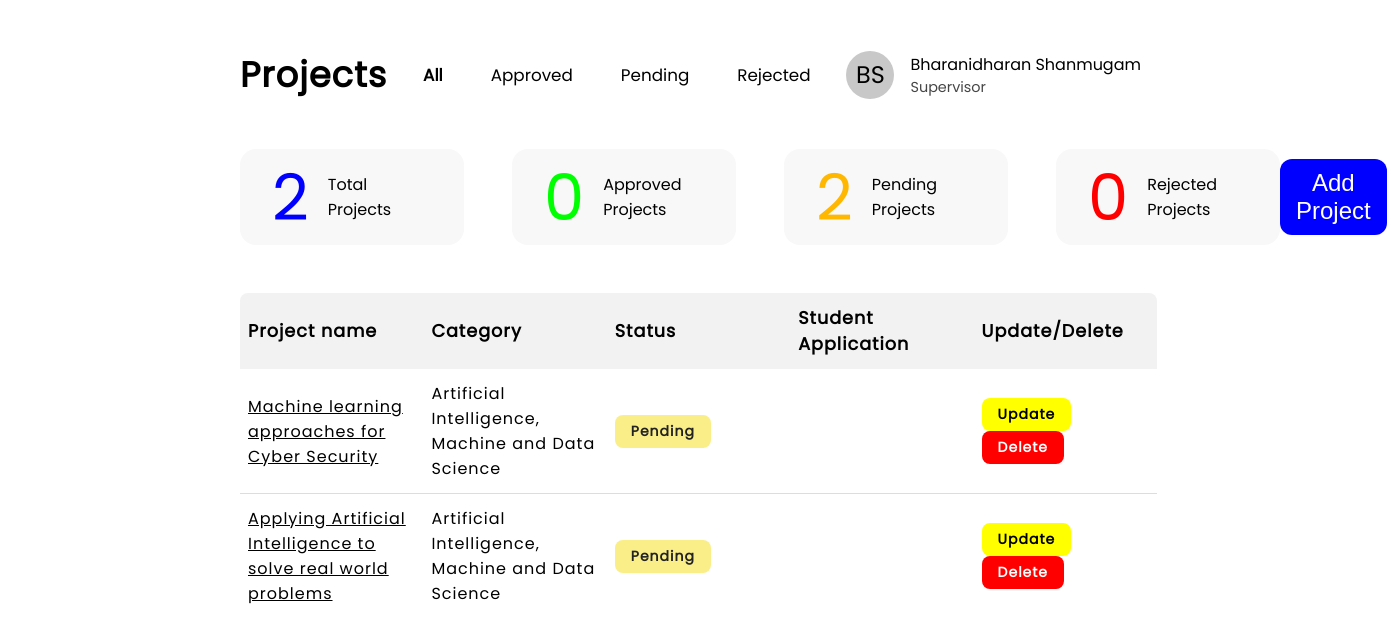
The app's page /supervisor/ (signed in) with its own data.
### core/models.py (models this page shows, shortened)
class CustomUser(AbstractUser):
    username = None
    email = models.EmailField(unique=True)
    is_student = models.BooleanField(default=False)
    is_coordinator = models.BooleanField(default=False)
    is_supervisor = models.BooleanField(default=False)
    has_joined_group = models.BooleanField(default=False)
    USERNAME_FIELD = "email"
    REQUIRED_FIELDS = []
    objects = CustomUserManger()
    def __str__(self):
        return f'{self.first_name} {self.last_name}'
    def get_role(self):
        if self.is_student:
            return "Student"
        elif self.is_coordinator:
            return "Coordinator"
        elif self.is_supervisor:
            return "Supervisor"

class Category(models.Model):
    title = models.CharField(max_length=255)

class Project(models.Model):
    topic_number = models.AutoField(primary_key=True)
    title = models.CharField(max_length=1024)
    description = models.TextField()
    supervisor = models.ForeignKey(CustomUser, on_delete=models.CASCADE)
    available_for = models.ManyToManyField(AvailableFor)
    categories = models.ManyToManyField(Category)
    fields_of_research = models.ManyToManyField(FieldResearch)
    is_approved = models.BooleanField(default=False)
    is_rejected = models.BooleanField(default=False)
    is_application_selected = models.BooleanField(default=False)

### core/views.py (the view)
# urls.py: path('supervisor/', supervisor_page, name='supervisor'),
@login_required
def supervisor_page(request):
    if request.user.is_supervisor:
        template = loader.get_template('supervisor_page.html')
        projects = Project.objects.filter(supervisor=request.user)
        project_list = []
        for project in projects:
            categories = [
                category.title for category in project.categories.all()]
            fields_of_research = [
                field.title for field in project.fields_of_research.all()]
            available_for = [
                available.title for available in project.available_for.all()]
            total_application_count = 0
            if project.is_approved:
                total_application_count = len(
                    ProjectGroup.objects.filter(applied_project=project))
            project_list.append({
                'id': project.pk,
                'title': project.title,
                'description': project.description,
                'categories': categories,
                'fields_of_research': fields_of_research,
                'available_for': available_for,
                'is_approved': project.is_approved,
                'is_rejected': project.is_rejected,
                "total_application_count": total_application_count
            })
        context = {
            'project_list': project_list
        }
        print(context)
        return HttpResponse(template.render(context=context, request=request))
    else:
        return redirect('login')

### core/templatetags/custom_filters.py (called while the page is built)
@register.filter(name='filter_attribute')
def filter_approval(projects, args):
    is_approved, is_rejected = args.split(',')
    is_approved = is_approved.lower() == 'true'
    is_rejected = is_rejected.lower() == 'true'
    if is_approved:
        return [project for project in projects if project.get('is_approved')]
    elif is_rejected:
        return [project for project in projects if project.get('is_rejected')]
    else:
        return [project for project in projects if not project.get('is_approved') and not project.get('is_rejected')]

### core/templatetags/get_initial.py (called while the page is built)
@register.filter(name='get_initial')
def get_initial(name):
    return (name.first_name[0] + name.last_name[0]).upper()

### core/templates/supervisor_page.html
{% extends "dashboard.html" %}
{% load static %}
{% block stylesheet %}
    {{block.super}}
    <link rel="stylesheet" href="{%static 'core/css/style.supervisor_page.css' %}" />
{% endblock stylesheet %}
{% block add_project %}
    <div>
        <a href="{% url 'add-project' %}">
            <button id="add-project-button">Add Project</button>
        </a>
    </div>
{% endblock add_project %}

### core/templates/dashboard.html (shortened to what this page needs)
{% extends "base.html" %}
{% load static %}
{% load custom_filters %}
{% load get_initial %}
{% block stylesheet %}
    <link rel="stylesheet" href="{%static 'core/css/style.dashboard.css' %}" />
{% endblock stylesheet %}
{% block body %}
    <section id="header">
        <div>Projects</div>
        {% if user.get_role == "Student" %}
        {% else %}
            <div>
                <ul id="project-status-list">
                    <li class="project-status bold" data-status="all">All</li>
                    <li class="project-status" data-status="approved">Approved</li>
                    <li class="project-status" data-status="pending">Pending</li>
                    <li class="project-status" data-status="rejected">Rejected</li>
                </ul>
            </div>
        {% endif %}
        <div id="profile">
            <div id="profile-name-badge">{{user|get_initial}}</div>
            <div id="profile-info">
                <div id="profile-name">{{user}}</div>
                <div id="profile-position">{{user.get_role}}</div>
            </div>
        </div>
    </section>
    {% if user.get_role == "Student" and not has_joined_group %}
        <div class="group-button">
            <a href="{% url 'create-group' %}"><button class="create-group-button">Create Group</button></a>
            <a href="{% url 'join-group' %}"><button class="join-group-button">Join Group</button></a>
        </div>
    {% else %}
        <div id="project-info">
            {% if user.get_role == "Student" %}
            {% else %}
                <div>
                    <div id="total-project">
                        <div class="project-count">{{project_list|length}}</div>
                        <div class="project-count-detail">Total Projects</div>
                    </div>
                    <div id="approved-project">
                        <div class="project-count">{{project_list|filter_attribute:"True,False"|length}}</div>
                        <div class="project-count-detail">Approved Projects</div>
                    </div>
                    <div id="pending-project">
                        <div class="project-count">{{project_list|filter_attribute:"False,False"|length}}</div>
                        <div class="project-count-detail">Pending Projects</div>
                    </div>
                    <div id="rejected-project">
                        <div class="project-count">{{project_list|filter_attribute:"False,True"|length}}</div>
                        <div class="project-count-detail">Rejected Projects</div>
                    </div>
                </div>
            {% endif %}
            {% block add_project %}
            {% endblock add_project %}
        </div>
        <section id="project-section">
                <table class="project-table">
                    <thead>
                        <tr>
                            <th>Project name</th>
                            <th>Category</th>
                            {% if  user.get_role == "Student" %}
                                <th>Application Actions</th>
                            {% else%}
                                <th class="status-column">Status</th>
                            {% endif %}
                            {% if user.get_role == "Supervisor" %}
                                <th>Student Application</th>
                            {% endif %}
                            {% if user.get_role == "Supervisor" %}
                                <th>Update/Delete</th>
                            {% endif %}
                        </tr>
                    </thead>
                    <tbody>
                        {% for project in project_list %}
                            <tr class="table-row">
                                <td>
                                    <a href="{% url 'view_single_project' role=user.get_role.lower topic_number=project.id %}">
                                        {{project.title}}
                                    </a>
                                </td>
                                <td>{{project.categories|join:", "}}</td>
                                {% if  user.get_role == "Student"%}
                                    {% if can_apply %}
                                    {% else %}
                                        {% if applied_project.id == project.id and not project.accepted_group %}
                                            <td>
                                                <span class="status-badge"  id="project-applied">Applied</span>
                                                <a href="{% url 'withdraw-project' id=group.id %}">
                                                    <span class="status-badge"  id="project-applied-withdraw">Withdraw</span>
                                                </a>
                                            </td>
                                        {% endif %}
                                    {% endif %}
                                {% else%}
                                    <td>
                                        {% if project.is_approved  %}
                                            <span class="status-badge status-approved">Approved</span>
                                        {% elif project.is_rejected %}
                                            <span class="status-badge status-rejected">Rejected</span>
                                        {% else %}
                                            <span class="status-badge status-pending">Pending</span>
                                        {% endif %}
                                    </td>
                                {% endif %}
                                {% if user.get_role == "Supervisor" %}
                                    <td>
                                    </td>
                                {% endif %}
                                {% if user.get_role == "Supervisor" and not project.is_approved  and not project.is_rejected%}
                                    <td>
                                        <a href="{% url 'update-project' id=project.id %}" class="bold no-underline">
                                            <span class="status-badge update-button">Update</span>
                                        </a>
                                        <a href="{% url 'delete-project' id=project.id %}" class="bold no-underline">
                                            <span class="status-badge delete-button">Delete</span>
                                        </a>
                                    </td>
                                {% endif %}
                            </tr>
                        {% endfor %}
                    </tbody>
                </table>
        </section>
    {% endif %}
{% endblock body %}

### core/static/core/css/style.css (style rules this page uses)
* { margin: 0; padding: 0; box-sizing: border-box; }
li { list-style-type: none; }
body { font-family: 'Poppins'; }
.bold { font-weight: 600; }
a { text-decoration: underline; color: black; }
button { border: none; outline: none; }

### core/static/core/css/style.dashboard.css (style rules this page uses)
body { margin: 3rem 15rem; }
#header { display: flex; justify-content: space-between; align-items: center; }
#header>div:nth-child(1) { font-size: 2.2rem; font-weight: 600; letter-spacing: 1px; }
#project-status-list { display: flex; }
.project-status { margin: 0px 1.5rem; font-size: 1.05rem; cursor: pointer; }
#profile { display: flex; justify-content: center; align-items: center; gap: 1rem; position: relative; cursor: pointer; }
#profile-name-badge { padding: 1rem; width: 3rem; height: 3rem; background-color: rgb(200, 200, 200); border-radius: 50%; font-size: 1.5rem; display: flex; justify-content: center; align-items: center; }
#profile-info { display: flex; flex-direction: column; font-size: 0.9rem; }
#profile-name { font-size: 1rem; font-weight: 500; }
#profile-position { color: rgb(70, 70, 70); }
#project-info { margin-top: 3rem; display: flex; justify-content: space-between; align-items: center; }
#project-info>div:nth-child(1) { display: flex; gap: 3rem; }
.project-count { font-size: 4rem; }
.project-count-detail { margin-left: 3px; color: black; }
#total-project, #pending-project, #approved-project, #rejected-project { padding: 3px 2rem; background-color: rgb(248, 248, 248); width: 14rem; height: 6rem; display: flex; justify-content: space-between; align-items: center; gap: 16px; border-radius: 1rem; }
#total-project { color: rgb(0, 0, 255); }
#approved-project { color: rgb(0, 255, 0); }
#pending-project { color: rgb(255, 183, 0) }
#rejected-project { color: red; }
#add-project-button { background-color: blue; color: white; padding: 10px 1rem; font-size: 1.5rem; border: none; border-radius: 12px; cursor: pointer; }
#project-section { margin-top: 3rem; }
.project-table { width: 100%; border-collapse: collapse; margin: 20px 0; letter-spacing: 1px; border-radius: 8px; overflow: hidden; }
.project-table th, .project-table td { padding: 12px 8px; text-align: left; }
.project-table th { background-color: #f2f2f2; font-weight: bold; font-size: 1.1rem; width: calc(100% /var(--num-columns)); }
.project-table tbody tr { border-bottom: 1px solid #ddd; }
.project-table tbody tr:last-child { border-bottom: none; }
.status-badge { display: inline-block; padding: 6px 16px; border-radius: 8px; font-size: 14px; font-weight: bold; }
.status-pending { background-color: #faee89; color: #222; }
.update-button { background-color: yellow; color: black; cursor: pointer; }
.delete-button { background-color: red; color: white; cursor: pointer; }

### core/static/core/css/style.supervisor_page.css (style rules this page uses)
#add-project-button { background-color: blue; color: white; padding: 10px 1rem; font-size: 1.5rem; border: none; border-radius: 12px; cursor: pointer; }
.no-underline { text-decoration: none; }

### records on screen
CustomUser: first_name+last_name "BS", first_name+last_name "Bharanidharan Shanmugam", get_role "Supervisor"
Category: title "Machine learning approaches for Cyber Security", categories "Artificial Intelligence, Machine and Data Science", title "Applying Artificial Intelligence to solve real world problems"

### other values on screen
{{ project_list|length }} "2"
{{ project_list|filter_attribute:"True,False"|length }} "0"
{{ project_list|filter_attribute:"False,False"|length }} "2"
{{ project_list|filter_attribute:"False,True"|length }} "0"
